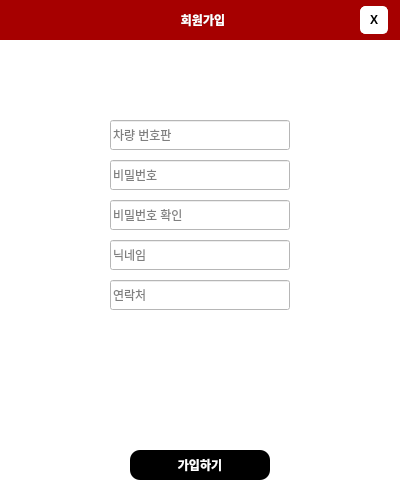
<?xml version="1.0" encoding="UTF-8"?>
<ui version="4.0">
 <class>joinForm</class>
 <widget class="QDialog" name="joinForm">
  <property name="geometry">
   <rect>
    <x>0</x>
    <y>0</y>
    <width>400</width>
    <height>500</height>
   </rect>
  </property>
  <property name="minimumSize">
   <size>
    <width>400</width>
    <height>500</height>
   </size>
  </property>
  <property name="maximumSize">
   <size>
    <width>400</width>
    <height>500</height>
   </size>
  </property>
  <property name="windowTitle">
   <string>회원가입</string>
  </property>
  <property name="styleSheet">
   <string notr="true">background-color: #FFFFFF;</string>
  </property>
  <widget class="QLineEdit" name="le_id_input">
   <property name="geometry">
    <rect>
     <x>110</x>
     <y>120</y>
     <width>180</width>
     <height>30</height>
    </rect>
   </property>
   <property name="placeholderText">
    <string>차량 번호판</string>
   </property>
  </widget>
  <widget class="QLineEdit" name="le_pw_input">
   <property name="geometry">
    <rect>
     <x>110</x>
     <y>160</y>
     <width>180</width>
     <height>30</height>
    </rect>
   </property>
   <property name="echoMode">
    <enum>QLineEdit::Password</enum>
   </property>
   <property name="placeholderText">
    <string>비밀번호</string>
   </property>
  </widget>
  <widget class="QLineEdit" name="le_cpw_input">
   <property name="geometry">
    <rect>
     <x>110</x>
     <y>200</y>
     <width>180</width>
     <height>30</height>
    </rect>
   </property>
   <property name="placeholderText">
    <string>비밀번호 확인</string>
   </property>
  </widget>
  <widget class="QLabel" name="label">
   <property name="geometry">
    <rect>
     <x>157</x>
     <y>10</y>
     <width>92</width>
     <height>20</height>
    </rect>
   </property>
   <property name="font">
    <font>
     <weight>75</weight>
     <bold>true</bold>
    </font>
   </property>
   <property name="styleSheet">
    <string notr="true">background-color: None;
color: #FFFFFF;</string>
   </property>
   <property name="text">
    <string>회원가입</string>
   </property>
   <property name="alignment">
    <set>Qt::AlignCenter</set>
   </property>
  </widget>
  <widget class="QLineEdit" name="le_name_input">
   <property name="geometry">
    <rect>
     <x>110</x>
     <y>240</y>
     <width>180</width>
     <height>30</height>
    </rect>
   </property>
   <property name="placeholderText">
    <string>닉네임</string>
   </property>
  </widget>
  <widget class="QPushButton" name="btn_open_login">
   <property name="geometry">
    <rect>
     <x>130</x>
     <y>450</y>
     <width>140</width>
     <height>30</height>
    </rect>
   </property>
   <property name="font">
    <font>
     <weight>75</weight>
     <bold>true</bold>
    </font>
   </property>
   <property name="styleSheet">
    <string notr="true">QPushButton {
background-color: #000000;
color: white;
border-radius: 10px;
}</string>
   </property>
   <property name="text">
    <string>가입하기</string>
   </property>
  </widget>
  <widget class="QLineEdit" name="le_contact_input">
   <property name="geometry">
    <rect>
     <x>110</x>
     <y>280</y>
     <width>180</width>
     <height>30</height>
    </rect>
   </property>
   <property name="placeholderText">
    <string>연락처</string>
   </property>
  </widget>
  <widget class="QPushButton" name="btn_dialog_close">
   <property name="geometry">
    <rect>
     <x>360</x>
     <y>6</y>
     <width>28</width>
     <height>28</height>
    </rect>
   </property>
   <property name="font">
    <font>
     <weight>75</weight>
     <bold>true</bold>
    </font>
   </property>
   <property name="styleSheet">
    <string notr="true">background-color: #FFFFFF;
border: 1px solid white;
border-radius: 5px;</string>
   </property>
   <property name="text">
    <string>X</string>
   </property>
  </widget>
  <widget class="QLabel" name="lb_top_background">
   <property name="geometry">
    <rect>
     <x>0</x>
     <y>0</y>
     <width>400</width>
     <height>40</height>
    </rect>
   </property>
   <property name="styleSheet">
    <string notr="true">background-color: #A60000</string>
   </property>
   <property name="text">
    <string/>
   </property>
  </widget>
  <zorder>lb_top_background</zorder>
  <zorder>le_id_input</zorder>
  <zorder>le_pw_input</zorder>
  <zorder>le_cpw_input</zorder>
  <zorder>label</zorder>
  <zorder>le_name_input</zorder>
  <zorder>btn_open_login</zorder>
  <zorder>le_contact_input</zorder>
  <zorder>btn_dialog_close</zorder>
 </widget>
 <resources/>
 <connections/>
</ui>
